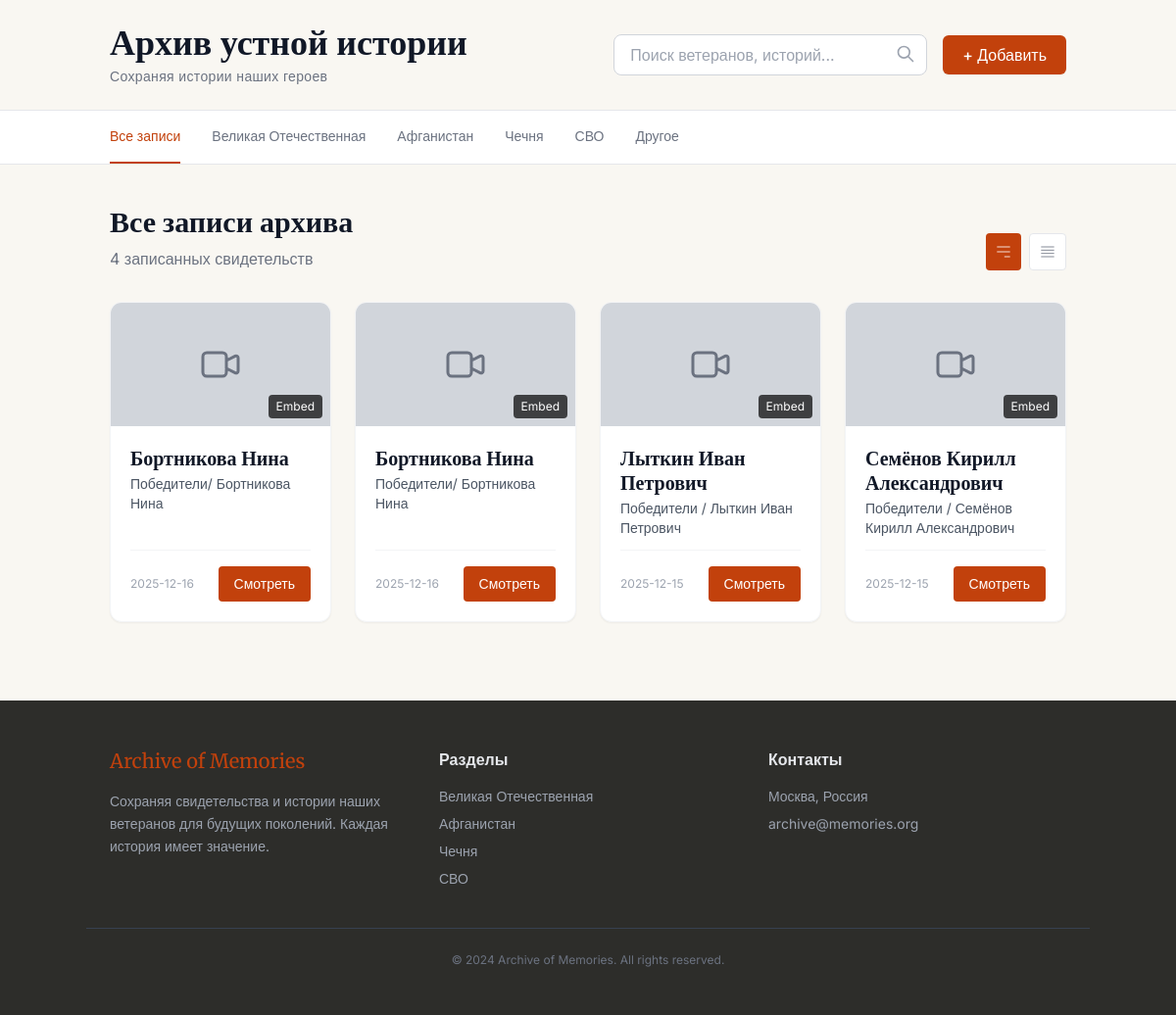
The page / on the database its author committed.
### tables this page shows
CREATE TABLE videos (
            id INTEGER PRIMARY KEY AUTOINCREMENT,
            title TEXT NOT NULL,
            person_name TEXT,
            category TEXT,
            type TEXT NOT NULL,
            path TEXT NOT NULL,
            thumbnail_path TEXT,
            transcript TEXT,
            colab_task_id TEXT, -- НОВОЕ ПОЛЕ: Номер задачи в Colab
            created_at TIMESTAMP DEFAULT CURRENT_TIMESTAMP
        );

### app/app.py (the view)
@app.route('/')
def index():
    query = request.args.get('q', '')
    category = request.args.get('category', 'all')
    conn = get_db()
    sql = "SELECT * FROM videos WHERE 1=1"
    params = []
    if category != 'all':
        sql += " AND category = ?"
        params.append(category)
    if query:
        search_sql = f"""
            SELECT videos.*, snippet(videos_fts, 1, '<mark class="bg-yellow-200">', '</mark>', '...', 10) as snippet
            FROM videos
            JOIN videos_fts ON videos.id = videos_fts.rowid
            WHERE videos_fts MATCH ?
        """
        if category != 'all': search_sql += " AND category = ?"
        search_sql += " ORDER BY rank"
        search_params = [f"{query}*"]
        if category != 'all': search_params.append(category)
        videos = conn.execute(search_sql, search_params).fetchall()
    else:
        sql += " ORDER BY created_at DESC"
        videos = conn.execute(sql, params).fetchall()
    return render_template('index.html', videos=videos, search_query=query, current_category=category)

### app/app.py (called while the page is built)
def get_db():
    db = getattr(g, '_database', None)
    if db is None:
        db = g._database = sqlite3.connect(DB_PATH)
        db.row_factory = sqlite3.Row
    return db

@app.teardown_appcontext
def close_connection(exception):
    db = getattr(g, '_database', None)
    if db is not None:
        db.close()

### app/templates/index.html (shortened to what this page needs)
<!DOCTYPE html>
<html lang="ru">
<head>
    <script src="https://cdn.tailwindcss.com"></script>
</head>
<body class="text-gray-800">
    <header class="bg-[#F9F7F2] border-b border-gray-200 sticky top-0 z-50">
        <div class="container mx-auto px-6 py-6 flex flex-col md:flex-row justify-between items-center gap-4">
            <div>
                <h1 class="text-4xl font-bold text-gray-900 serif-font">Архив устной истории</h1>
                <p class="text-gray-500 mt-1 text-sm tracking-wide">Сохраняя истории наших героев</p>
            </div>
            <div class="flex items-center gap-4 w-full md:w-auto">
                <form action="/" method="get" class="relative w-full md:w-80">
                    <input type="text" name="q" value="{{ search_query }}"
                           class="w-full pl-4 pr-10 py-2 border border-gray-300 rounded-lg bg-white focus:outline-none focus:ring-2 focus:ring-[#C2410C]"
                           placeholder="Поиск ветеранов, историй...">
                    <button type="submit" class="absolute right-3 top-2.5 text-gray-400 hover:text-[#C2410C]">
                        <svg xmlns="http://www.w3.org/2000/svg" class="h-5 w-5" fill="none" viewBox="0 0 24 24" stroke="currentColor">
                            <path stroke-linecap="round" stroke-linejoin="round" stroke-width="2" d="M21 21l-6-6m2-5a7 7 0 11-14 0 7 7 0 0114 0z" />
                        </svg>
                    </button>
                </form>
                <a href="/add" class="bg-[#C2410C] hover:bg-[#9a3412] text-white px-5 py-2 rounded-md font-medium transition shadow-sm whitespace-nowrap">
                    + Добавить
                </a>
            </div>
        </div>
        <div class="bg-white border-t border-gray-200">
            <div class="container mx-auto px-6">
                <nav class="flex space-x-8 overflow-x-auto">
                    {% set tabs = [
                        ('all', 'Все записи'),
                        ('ww2', 'Великая Отечественная'),
                        ('afghan', 'Афганистан'),
                        ('chechnya', 'Чечня'),
                        ('svo', 'СВО'),
                        ('other', 'Другое')
                    ] %}
                    {% for code, label in tabs %}
                        <a href="/?category={{ code }}{% if search_query %}&q={{ search_query }}{% endif %}"
                           class="py-4 text-sm font-medium border-b-2 transition whitespace-nowrap
                                  {% if current_category == code %}
                                    border-[#C2410C] text-[#C2410C]
                                  {% else %}
                                    border-transparent text-gray-500 hover:text-gray-700 hover:border-gray-300
                                  {% endif %}">
                            {{ label }}
                        </a>
                    {% endfor %}
                </nav>
            </div>
        </div>
    </header>
    <main class="container mx-auto px-6 py-10">
        <div class="flex justify-between items-end mb-8">
            <div>
                <h2 class="text-3xl font-bold text-gray-900 serif-font">
                    {% if current_category == 'ww2' %}Ветераны ВОВ
                    {% elif current_category == 'afghan' %}Война в Афганистане
                    {% elif current_category == 'chechnya' %}Чеченские кампании
                    {% elif current_category == 'svo' %}Участники СВО
                    {% else %}Все записи архива{% endif %}
                </h2>
                <p class="text-gray-500 mt-2">{{ videos|length }} записанных свидетельств</p>
            </div>
            <div class="hidden md:flex gap-2">
                <button class="p-2 bg-[#C2410C] text-white rounded"><svg class="w-5 h-5" fill="none" stroke="currentColor" viewBox="0 0 24 24"><path d="M4 6h16M4 12h16m-7 6h7"></path></svg></button>
                <button class="p-2 bg-white text-gray-500 border rounded"><svg class="w-5 h-5" fill="none" stroke="currentColor" viewBox="0 0 24 24"><path d="M4 6h16M4 10h16M4 14h16M4 18h16"></path></svg></button>
            </div>
        </div>
        <div class="grid grid-cols-1 md:grid-cols-2 lg:grid-cols-4 gap-6">
            {% for video in videos %}
            <div class="bg-white rounded-xl shadow-sm hover:shadow-md transition overflow-hidden border border-gray-100 flex flex-col h-full">
                <div class="relative aspect-video bg-gray-200 group">
                    {% if video.type == 'youtube' %}
                        <img src="https://img.youtube.com/vi/{{ video.path }}/mqdefault.jpg" class="w-full h-full object-cover" alt="cover">
                    {% else %}
                        <div class="w-full h-full flex items-center justify-center bg-gray-300 text-gray-500">
                            <svg class="w-12 h-12" fill="none" stroke="currentColor" viewBox="0 0 24 24"><path stroke-linecap="round" stroke-linejoin="round" stroke-width="1.5" d="M15 10l4.553-2.276A1 1 0 0121 8.618v6.764a1 1 0 01-1.447.894L15 14M5 18h8a2 2 0 002-2V8a2 2 0 00-2-2H5a2 2 0 00-2 2v8a2 2 0 002 2z"></path></svg>
                        </div>
                    {% endif %}
                    <span class="absolute bottom-2 right-2 bg-black bg-opacity-70 text-white text-xs px-2 py-1 rounded capitalize">
                        {{ video.type }}
                    </span>
                    <a href="/video/{{ video.id }}" class="absolute inset-0 flex items-center justify-center bg-black bg-opacity-0 group-hover:bg-opacity-20 transition">
                    </a>
                </div>
                <div class="p-5 flex flex-col flex-grow">
                    <h3 class="text-xl font-bold text-gray-900 serif-font leading-tight">{{ video.person_name }}</h3>
                    <p class="text-sm text-gray-600 mt-1 mb-3 line-clamp-2">{{ video.title }}</p>
                    <div class="mt-auto flex items-center justify-between pt-4 border-t border-gray-100">
                        <span class="text-xs text-gray-400">{{ video.created_at[:10] }}</span>
                        <a href="/video/{{ video.id }}" class="bg-[#C2410C] hover:bg-[#9a3412] text-white text-sm px-4 py-2 rounded transition">
                            Смотреть
                        </a>
                    </div>
                </div>
            </div>
            {% else %}
            <div class="col-span-full text-center py-20">
                <p class="text-gray-500 text-lg">В этой категории пока нет записей.</p>
            </div>
            {% endfor %}
        </div>
    </main>
    <footer class="bg-[#2D2D2A] text-white py-12 mt-10">
        <div class="container mx-auto px-6 grid md:grid-cols-3 gap-8">
            <div>
                <h4 class="text-xl serif-font text-[#C2410C] mb-4">Archive of Memories</h4>
                <p class="text-gray-400 text-sm leading-relaxed">
                    Сохраняя свидетельства и истории наших ветеранов для будущих поколений. Каждая история имеет значение.
                </p>
            </div>
            <div>
                <h4 class="font-bold mb-4 text-gray-200">Разделы</h4>
                <ul class="space-y-2 text-sm text-gray-400">
                    <li><a href="/?category=ww2" class="hover:text-white transition">Великая Отечественная</a></li>
                    <li><a href="/?category=afghan" class="hover:text-white transition">Афганистан</a></li>
                    <li><a href="/?category=chechnya" class="hover:text-white transition">Чечня</a></li>
                    <li><a href="/?category=svo" class="hover:text-white transition">СВО</a></li>
                </ul>
            </div>
            <div>
                <h4 class="font-bold mb-4 text-gray-200">Контакты</h4>
                <p class="text-gray-400 text-sm">Москва, Россия</p>
                <p class="text-gray-400 text-sm mt-2">archive@memories.org</p>
            </div>
        </div>
        <div class="container mx-auto px-6 mt-10 pt-6 border-t border-gray-700 text-center text-xs text-gray-500">
            © 2024 Archive of Memories. All rights reserved.
        </div>
    </footer>
</body>
</html>

### app/templates/index.html (style rules this page uses)
body { font-family: 'Inter', sans-serif; background-color: #F9F7F2; }
h1, h2, h3, .serif-font { font-family: 'Merriweather', serif; }

### rows shown on the page
videos: type "Embed", person_name "Бортникова Нина", title "Победители/ Бортникова Нина", created_at "2025-12-16"
videos: type "Embed", person_name "Бортникова Нина", title "Победители/ Бортникова Нина", created_at "2025-12-16"
videos: type "Embed", person_name "Лыткин Иван Петрович", title "Победители / Лыткин Иван Петрович", created_at "2025-12-15"
videos: type "Embed", person_name "Семёнов Кирилл Александрович", title "Победители / Семёнов Кирилл Александрович", created_at "2025-12-15"

### other values the page prints
{{ label }} "Все записи" "Великая Отечественная" "Афганистан" "Чечня" "СВО" "Другое"
{{ videos|length }} "4"
